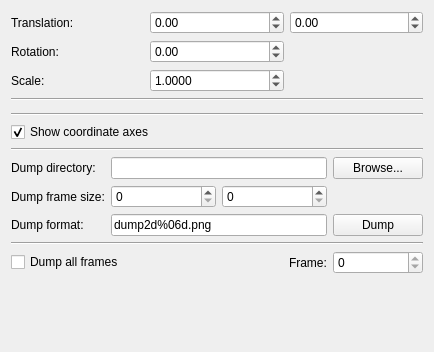
<?xml version="1.0" encoding="UTF-8"?>
<ui version="4.0">
 <class>View2dControl</class>
 <widget class="QWidget" name="View2dControl">
  <property name="geometry">
   <rect>
    <x>0</x>
    <y>0</y>
    <width>434</width>
    <height>352</height>
   </rect>
  </property>
  <property name="windowTitle">
   <string>Form</string>
  </property>
  <layout class="QVBoxLayout" name="verticalLayout">
   <item>
    <layout class="QGridLayout" name="viewLayout">
     <item row="1" column="0">
      <widget class="QLabel" name="viewTranslationTextLabel">
       <property name="text">
        <string>Translation:</string>
       </property>
      </widget>
     </item>
     <item row="1" column="1">
      <widget class="QDoubleSpinBox" name="viewXSpinBox">
       <property name="minimum">
        <double>-1000.000000000000000</double>
       </property>
       <property name="maximum">
        <double>1000.000000000000000</double>
       </property>
      </widget>
     </item>
     <item row="1" column="2">
      <widget class="QDoubleSpinBox" name="viewYSpinBox">
       <property name="minimum">
        <double>-1000.000000000000000</double>
       </property>
       <property name="maximum">
        <double>1000.000000000000000</double>
       </property>
      </widget>
     </item>
     <item row="2" column="0">
      <widget class="QLabel" name="viewRotationTextLabel">
       <property name="text">
        <string>Rotation:</string>
       </property>
      </widget>
     </item>
     <item row="3" column="0">
      <widget class="QLabel" name="viewScaleTextLabel">
       <property name="text">
        <string>Scale:</string>
       </property>
      </widget>
     </item>
     <item row="2" column="1">
      <widget class="QDoubleSpinBox" name="viewYawSpinBox">
       <property name="minimum">
        <double>-180.000000000000000</double>
       </property>
       <property name="maximum">
        <double>180.000000000000000</double>
       </property>
      </widget>
     </item>
     <item row="3" column="1">
      <widget class="QDoubleSpinBox" name="viewScaleSpinBox">
       <property name="decimals">
        <number>4</number>
       </property>
       <property name="minimum">
        <double>0.000100000000000</double>
       </property>
       <property name="maximum">
        <double>10000000.000000000000000</double>
       </property>
       <property name="singleStep">
        <double>0.010000000000000</double>
       </property>
       <property name="value">
        <double>1.000000000000000</double>
       </property>
      </widget>
     </item>
    </layout>
   </item>
   <item>
    <widget class="Line" name="line">
     <property name="orientation">
      <enum>Qt::Horizontal</enum>
     </property>
    </widget>
   </item>
   <item>
    <widget class="ColorChooser" name="colorChooser" native="true"/>
   </item>
   <item>
    <widget class="Line" name="line_4">
     <property name="orientation">
      <enum>Qt::Horizontal</enum>
     </property>
    </widget>
   </item>
   <item>
    <layout class="QGridLayout" name="showLayout">
     <item row="0" column="0">
      <widget class="QCheckBox" name="showAxesCheckBox">
       <property name="text">
        <string>Show coordinate axes</string>
       </property>
       <property name="checked">
        <bool>true</bool>
       </property>
      </widget>
     </item>
    </layout>
   </item>
   <item>
    <widget class="Line" name="line_3">
     <property name="orientation">
      <enum>Qt::Horizontal</enum>
     </property>
    </widget>
   </item>
   <item>
    <layout class="QGridLayout" name="dumpLayout">
     <item row="0" column="0">
      <widget class="QLabel" name="dumpDirTextLabel">
       <property name="text">
        <string>Dump directory:</string>
       </property>
      </widget>
     </item>
     <item row="0" column="1">
      <widget class="QLineEdit" name="dumpDirEdit">
       <property name="text">
        <string/>
       </property>
      </widget>
     </item>
     <item row="0" column="2">
      <widget class="QPushButton" name="dumpDirBrowseButton">
       <property name="minimumSize">
        <size>
         <width>90</width>
         <height>0</height>
        </size>
       </property>
       <property name="text">
        <string>Browse...</string>
       </property>
      </widget>
     </item>
     <item row="2" column="0">
      <widget class="QLabel" name="dumpFormatTextLabel">
       <property name="text">
        <string>Dump format:</string>
       </property>
      </widget>
     </item>
     <item row="2" column="1">
      <widget class="QLineEdit" name="dumpFormatEdit">
       <property name="inputMask">
        <string/>
       </property>
       <property name="text">
        <string>dump2d%06d.png</string>
       </property>
      </widget>
     </item>
     <item row="2" column="2">
      <widget class="QPushButton" name="dumpButton">
       <property name="minimumSize">
        <size>
         <width>90</width>
         <height>0</height>
        </size>
       </property>
       <property name="text">
        <string>Dump</string>
       </property>
      </widget>
     </item>
     <item row="1" column="0">
      <widget class="QLabel" name="frameSizeTextLabel">
       <property name="text">
        <string>Dump frame size:</string>
       </property>
      </widget>
     </item>
     <item row="1" column="1">
      <layout class="QHBoxLayout" name="frameSizeLayout">
       <item>
        <widget class="QSpinBox" name="frameWidthSpinBox">
         <property name="maximum">
          <number>9999</number>
         </property>
        </widget>
       </item>
       <item>
        <widget class="QSpinBox" name="frameHeightSpinBox">
         <property name="maximum">
          <number>9999</number>
         </property>
        </widget>
       </item>
      </layout>
     </item>
    </layout>
   </item>
   <item>
    <widget class="Line" name="line_6">
     <property name="orientation">
      <enum>Qt::Horizontal</enum>
     </property>
    </widget>
   </item>
   <item>
    <layout class="QGridLayout" name="dumpAllLayout">
     <item row="0" column="0">
      <widget class="QCheckBox" name="dumpAllCheckBox">
       <property name="sizePolicy">
        <sizepolicy hsizetype="MinimumExpanding" vsizetype="Fixed">
         <horstretch>0</horstretch>
         <verstretch>0</verstretch>
        </sizepolicy>
       </property>
       <property name="text">
        <string>Dump all frames</string>
       </property>
      </widget>
     </item>
     <item row="0" column="1">
      <widget class="QLabel" name="frameTextLabel">
       <property name="sizePolicy">
        <sizepolicy hsizetype="Preferred" vsizetype="Preferred">
         <horstretch>0</horstretch>
         <verstretch>0</verstretch>
        </sizepolicy>
       </property>
       <property name="text">
        <string>Frame:</string>
       </property>
      </widget>
     </item>
     <item row="0" column="2">
      <widget class="QSpinBox" name="frameSpinBox">
       <property name="minimumSize">
        <size>
         <width>90</width>
         <height>0</height>
        </size>
       </property>
       <property name="readOnly">
        <bool>true</bool>
       </property>
       <property name="maximum">
        <number>999999</number>
       </property>
      </widget>
     </item>
    </layout>
   </item>
   <item>
    <spacer name="verticalSpacer">
     <property name="orientation">
      <enum>Qt::Vertical</enum>
     </property>
     <property name="sizeHint" stdset="0">
      <size>
       <width>20</width>
       <height>40</height>
      </size>
     </property>
    </spacer>
   </item>
  </layout>
 </widget>
 <customwidgets>
  <customwidget>
   <class>ColorChooser</class>
   <extends>QWidget</extends>
   <header>ColorChooser.h</header>
   <container>1</container>
  </customwidget>
 </customwidgets>
 <resources/>
 <connections>
  <connection>
   <sender>showAxesCheckBox</sender>
   <signal>toggled(bool)</signal>
   <receiver>View2dControl</receiver>
   <slot>showAxesToggled(bool)</slot>
   <hints>
    <hint type="sourcelabel">
     <x>199</x>
     <y>53</y>
    </hint>
    <hint type="destinationlabel">
     <x>199</x>
     <y>149</y>
    </hint>
   </hints>
  </connection>
  <connection>
   <sender>dumpDirBrowseButton</sender>
   <signal>clicked()</signal>
   <receiver>View2dControl</receiver>
   <slot>dumpDirBrowseClicked()</slot>
   <hints>
    <hint type="sourcelabel">
     <x>350</x>
     <y>223</y>
    </hint>
    <hint type="destinationlabel">
     <x>199</x>
     <y>149</y>
    </hint>
   </hints>
  </connection>
  <connection>
   <sender>dumpButton</sender>
   <signal>clicked()</signal>
   <receiver>View2dControl</receiver>
   <slot>dumpClicked()</slot>
   <hints>
    <hint type="sourcelabel">
     <x>350</x>
     <y>252</y>
    </hint>
    <hint type="destinationlabel">
     <x>199</x>
     <y>149</y>
    </hint>
   </hints>
  </connection>
  <connection>
   <sender>dumpAllCheckBox</sender>
   <signal>toggled(bool)</signal>
   <receiver>View2dControl</receiver>
   <slot>dumpAllToggled(bool)</slot>
   <hints>
    <hint type="sourcelabel">
     <x>199</x>
     <y>283</y>
    </hint>
    <hint type="destinationlabel">
     <x>199</x>
     <y>149</y>
    </hint>
   </hints>
  </connection>
  <connection>
   <sender>viewXSpinBox</sender>
   <signal>valueChanged(double)</signal>
   <receiver>View2dControl</receiver>
   <slot>viewTransformChanged()</slot>
   <hints>
    <hint type="sourcelabel">
     <x>150</x>
     <y>54</y>
    </hint>
    <hint type="destinationlabel">
     <x>199</x>
     <y>149</y>
    </hint>
   </hints>
  </connection>
  <connection>
   <sender>viewYSpinBox</sender>
   <signal>valueChanged(double)</signal>
   <receiver>View2dControl</receiver>
   <slot>viewTransformChanged()</slot>
   <hints>
    <hint type="sourcelabel">
     <x>249</x>
     <y>54</y>
    </hint>
    <hint type="destinationlabel">
     <x>199</x>
     <y>149</y>
    </hint>
   </hints>
  </connection>
  <connection>
   <sender>viewYawSpinBox</sender>
   <signal>valueChanged(double)</signal>
   <receiver>View2dControl</receiver>
   <slot>viewTransformChanged()</slot>
   <hints>
    <hint type="sourcelabel">
     <x>150</x>
     <y>83</y>
    </hint>
    <hint type="destinationlabel">
     <x>199</x>
     <y>149</y>
    </hint>
   </hints>
  </connection>
  <connection>
   <sender>viewScaleSpinBox</sender>
   <signal>valueChanged(double)</signal>
   <receiver>View2dControl</receiver>
   <slot>viewTransformChanged()</slot>
   <hints>
    <hint type="sourcelabel">
     <x>150</x>
     <y>112</y>
    </hint>
    <hint type="destinationlabel">
     <x>199</x>
     <y>149</y>
    </hint>
   </hints>
  </connection>
 </connections>
 <slots>
  <slot>dumpDirBrowseClicked()</slot>
  <slot>dumpClicked()</slot>
  <slot>dumpAllToggled(bool)</slot>
  <slot>showAxesToggled(bool)</slot>
  <slot>viewTransformChanged()</slot>
 </slots>
</ui>
